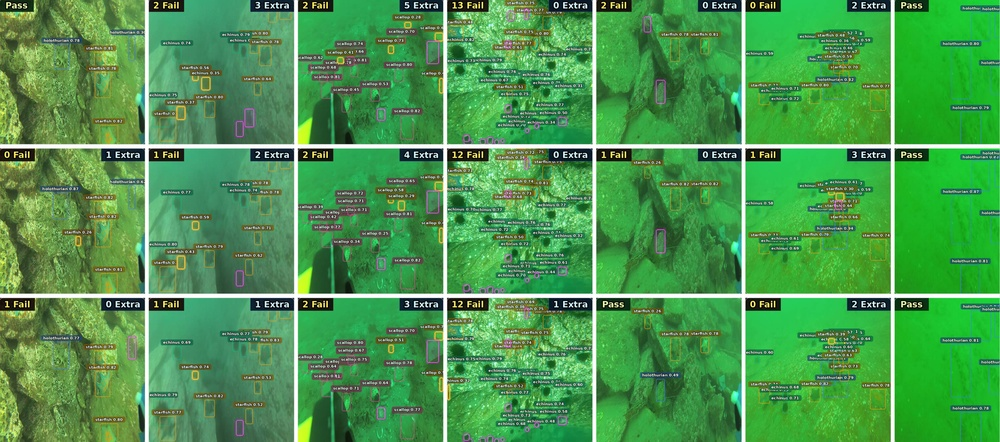
#> input picture ultralytics/example1.jpg, 1000 x 442 px, shrunk from 3020 x 1336 before the run, given as the content of the folder d:/latex work/bigdata/bigdata/1示例, which was not available
$ python 3d.py   (older library calls are emulated)
#> lines starting #> are read from the running program, lines starting #| are printed output that depends on the picture; after the words box and inside, x2 and y2 are one past the last pixel; in counts of white or black regions, pixels touching at a corner belong together; pictures that were not available may be replaced by others from this repository, and a replacement may not be noted
import glob
import os

import cv2
import matplotlib.pyplot as plt
import numpy as np

# 恢复默认英文字体
plt.rcParams["font.family"] = "sans-serif"
plt.rcParams["axes.unicode_minus"] = False


def save_3d_surface(img, title, save_path, stride=4, z_label="Gradient Magnitude"):
    h, w = img.shape
    x = np.arange(0, w, stride)
    y = np.arange(0, h, stride)
    X, Y = np.meshgrid(x, y)
    Z = img[::stride, ::stride]

    fig = plt.figure(figsize=(14, 10))
    ax = fig.add_subplot(111, projection="3d")

    # 绘图
    surf = ax.plot_surface(X, Y, Z, cmap="plasma", linewidth=0, antialiased=False, alpha=0.9)

    # 全英文标注
    ax.set_title(title, fontsize=20, pad=20, fontweight="bold")
    ax.set_zlim(0, 255)
    ax.set_xlabel("Width (px)", fontsize=12, labelpad=10)
    ax.set_ylabel("Height (px)", fontsize=12, labelpad=10)
    ax.set_zlabel(z_label, fontsize=12, labelpad=10)

    ax.grid(False)
    ax.xaxis.pane.fill = False
    ax.yaxis.pane.fill = False
    ax.zaxis.pane.fill = False

    ax.view_init(elev=55, azim=-60)

    cbar = plt.colorbar(surf, shrink=0.5, aspect=12, pad=0.1)
    cbar.set_label(z_label, fontsize=12)

    plt.savefig(save_path, bbox_inches="tight", dpi=300)
    plt.close()
    print(f"已保存 3D 图: {save_path}")


def save_polar_histogram(grad_x, grad_y, title, save_path):
    """生成极坐标直方图，内容全英文."""
    mag, ang = cv2.cartToPolar(grad_x, grad_y)
    mask = mag > 20
    valid_ang = ang[mask]

    if len(valid_ang) == 0:
        return

    bins_count = 36
    hist, bins = np.histogram(valid_ang, bins=bins_count, range=(0, 2 * np.pi))
    width = 2 * np.pi / bins_count

    plt.figure(figsize=(10, 10))
    ax = plt.subplot(111, projection="polar")

    bars = ax.bar(bins[:-1], hist, width=width, bottom=0.0)

    max_h = max(hist)
    for r, bar in zip(hist, bars):
        bar.set_facecolor(plt.cm.viridis(r / max_h))
        bar.set_alpha(0.85)
        bar.set_edgecolor("white")
        bar.set_linewidth(0.5)

    ax.set_theta_zero_location("N")
    ax.set_theta_direction(-1)
    ax.grid(True, alpha=0.3, linestyle="--")
    ax.set_yticklabels([])

    plt.title(title, fontsize=18, pad=20, fontweight="bold")
    plt.savefig(save_path, bbox_inches="tight", dpi=300)
    plt.close()
    print(f"已保存极坐标图: {save_path}")


def compute_visuals_v2(image_path, output_root):
#> called with image_path = '_only/example1.jpg'
    img_array = np.fromfile(image_path, dtype=np.uint8)
    img = cv2.imdecode(img_array, cv2.IMREAD_COLOR)
#> img is the input picture: shape (442, 1000, 3); mean B, G, R 78.5, 151.4, 74.8
    if img is None:
        return

    filename = os.path.splitext(os.path.basename(image_path))[0]
    # 文件夹名保留中文，方便用户看
    save_dir = os.path.join(output_root, filename + "_3D极坐标分析")
    os.makedirs(save_dir, exist_ok=True)

    gray = cv2.cvtColor(img, cv2.COLOR_BGR2GRAY).astype(np.float32)

    # 1. 原始梯度
    sobelx = cv2.Sobel(gray, cv2.CV_64F, 1, 0, ksize=3)
    sobely = cv2.Sobel(gray, cv2.CV_64F, 0, 1, ksize=3)
    grad_mag = np.sqrt(sobelx**2 + sobely**2)
    grad_norm = cv2.normalize(grad_mag, None, 0, 255, cv2.NORM_MINMAX, dtype=cv2.CV_8U)

    # 2. LCGR 增强
    k_size = 15
    grad_local_avg = cv2.boxFilter(grad_mag, -1, (k_size, k_size))
    grad_lcgr = np.zeros_like(grad_mag)
    noise_gate = 15.0
    valid_mask = grad_mag > noise_gate
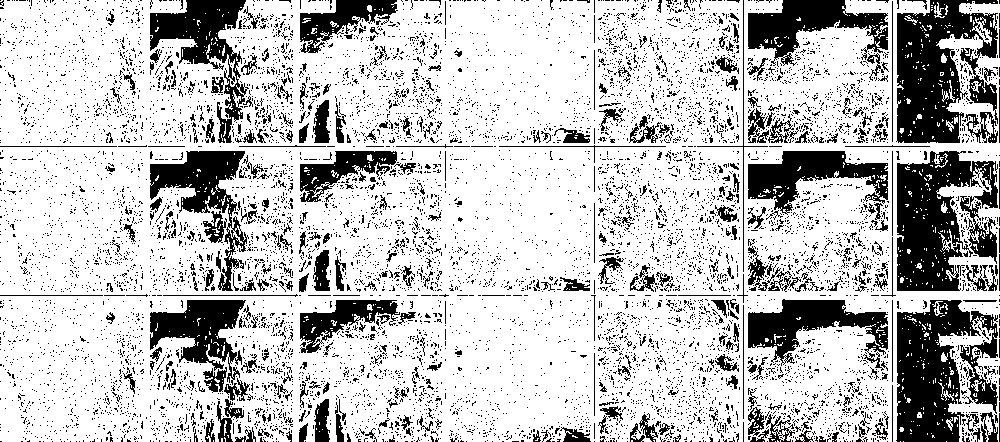
#> valid_mask: shape (442, 1000) bool; 75.8% white; 9726 black regions (9333 under 20 px), largest, box (x1, y1, x2, y2) and area: (896, 0, 998, 143) 9192, (897, 151, 998, 291) 9060, (896, 300, 998, 442) 8992
    grad_lcgr[valid_mask] = grad_mag[valid_mask] / (grad_local_avg[valid_mask] + 1e-5)
    grad_lcgr = np.clip(grad_lcgr, 0, 3.0)
    grad_lcgr_norm = cv2.normalize(grad_lcgr, None, 0, 255, cv2.NORM_MINMAX, dtype=cv2.CV_8U)

    # --- 文件名中文，图内英文 ---
    save_3d_surface(
        grad_norm, "Raw Gradient Landscape", os.path.join(save_dir, "1_3d_原始梯度.jpg"), z_label="Gradient Magnitude"
    )
    save_3d_surface(
        grad_lcgr_norm,
        "LCGR Enhanced Landscape",
        os.path.join(save_dir, "2_3d_LCGR增强.jpg"),
        z_label="Enhanced Magnitude",
    )

    h, w = gray.shape
#> h = 442; w = 1000
    center_roi_x = sobelx[h // 2 - 50 : h // 2 + 50, w // 2 - 50 : w // 2 + 50]
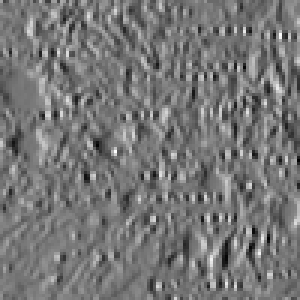
#> center_roi_x: shape (100, 100) float64 (shown 3 times larger); min -411, max 470, mean -0.5; drawn with min black and max white
    center_roi_y = sobely[h // 2 - 50 : h // 2 + 50, w // 2 - 50 : w // 2 + 50]
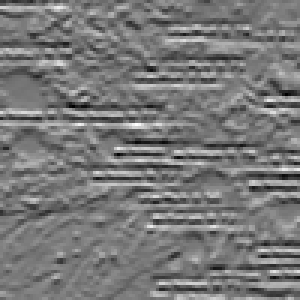
#> center_roi_y: shape (100, 100) float64 (shown 3 times larger); min -512, max 566, mean -1.3; drawn with min black and max white
    save_polar_histogram(
        center_roi_x, center_roi_y, "Gradient Orientation Distribution", os.path.join(save_dir, "3_极坐标_方向分布.jpg")
    )
#> in save_polar_histogram, `mag, ang = cv2.cartToPolar(grad_x, grad_y)`:
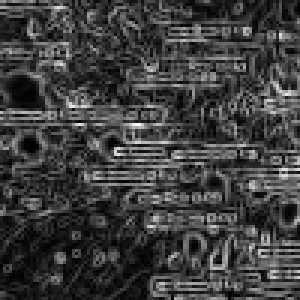
#> mag: shape (100, 100) float64 (shown 3 times larger); min 0, max 566.1, mean 140.7; drawn with min black and max white
#> in save_polar_histogram, `mag, ang = cv2.cartToPolar(grad_x, grad_y)`:
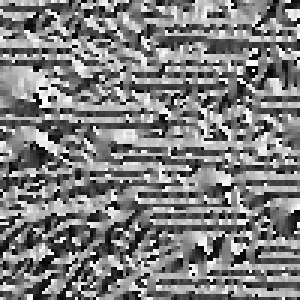
#> ang: shape (100, 100) float64 (shown 3 times larger); min 0, max 6.28, mean 3.12; drawn with min black and max white
#> in save_polar_histogram, `mask = mag > 20`:
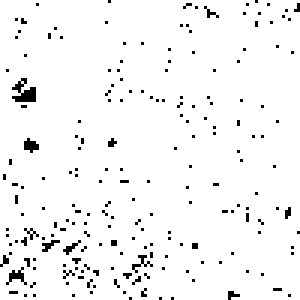
#> mask: shape (100, 100) bool (shown 3 times larger); 95.9% white; black in thin lines or dots
#> in save_polar_histogram, `valid_ang = ang[mask]`: valid_ang = 9592 values, max 6.28 at index 3121, min 0 at index 794, mean 3.13
#> in save_polar_histogram, `hist, bins = np.histogram(valid_ang, bins=bins_count, range=(0, 2 * np..`: hist = 36 values, max 444 at index 9, min 201 at index 0, mean 266.4; bins = 37 values from 0 to 6.28
#> in save_polar_histogram, `bars = ax.bar(bins[:-1], hist, width=width, bottom=0.0)`: bars = 36 items
#> in save_polar_histogram, `max_h = max(hist)`: max_h = 444
#> the loop in save_polar_histogram, `for r, bar in zip(hist, bars):` made 36 passes
#> r on passes 1 to 12: 201, 243, 244, 259, 262, 249, 271, 310, 387, 444, 305, 254
#> in save_polar_histogram, `plt.savefig(save_path, bbox_inches="tight", dpi=300)`:
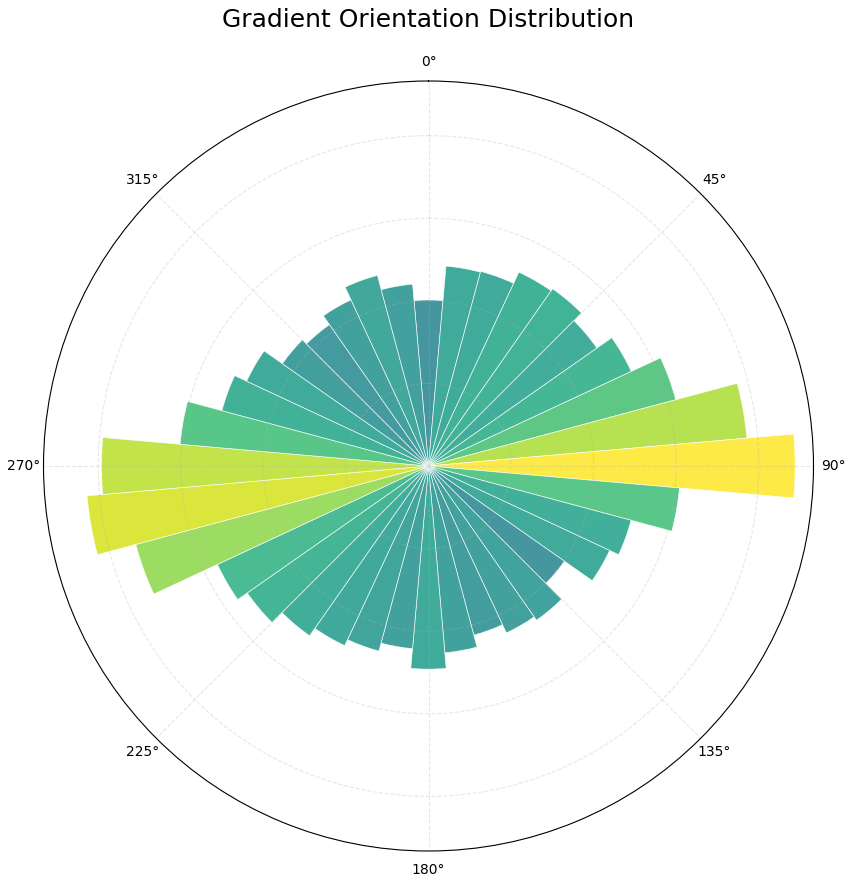
#> figure drawn by matplotlib, 1 panel


def main():
    input_dir = r"d:\latex work\bigdata\bigdata\1示例"
    output_root = os.path.join(input_dir, "可视化结果_论文终稿")
    image_paths = glob.glob(os.path.join(input_dir, "*.jpg"))
    image_paths = [p for p in image_paths if "vis_" not in os.path.basename(p)]

    for img_path in image_paths:
        compute_visuals_v2(img_path, output_root)


if __name__ == "__main__":
    main()
